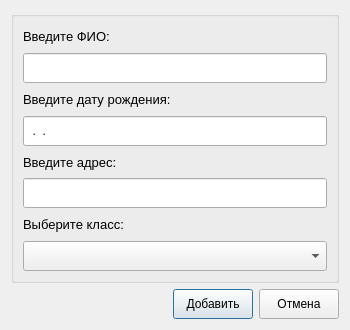
<?xml version="1.0" encoding="UTF-8"?>
<ui version="4.0">
 <class>AddingPupilDialog</class>
 <widget class="QDialog" name="AddingPupilDialog">
  <property name="geometry">
   <rect>
    <x>0</x>
    <y>0</y>
    <width>350</width>
    <height>330</height>
   </rect>
  </property>
  <property name="maximumSize">
   <size>
    <width>350</width>
    <height>330</height>
   </size>
  </property>
  <property name="windowTitle">
   <string>Dialog</string>
  </property>
  <layout class="QVBoxLayout" name="verticalLayout">
   <item>
    <widget class="QGroupBox" name="groupBox">
     <property name="title">
      <string/>
     </property>
     <layout class="QVBoxLayout" name="verticalLayout_8">
      <item>
       <layout class="QVBoxLayout" name="verticalLayout_2">
        <item>
         <widget class="QLabel" name="label">
          <property name="font">
           <font>
            <pointsize>10</pointsize>
           </font>
          </property>
          <property name="text">
           <string>Введите ФИО:</string>
          </property>
         </widget>
        </item>
        <item>
         <widget class="QLineEdit" name="editName">
          <property name="minimumSize">
           <size>
            <width>0</width>
            <height>30</height>
           </size>
          </property>
         </widget>
        </item>
       </layout>
      </item>
      <item>
       <layout class="QVBoxLayout" name="verticalLayout_5">
        <item>
         <widget class="QLabel" name="label_4">
          <property name="font">
           <font>
            <pointsize>10</pointsize>
           </font>
          </property>
          <property name="text">
           <string>Введите дату рождения:</string>
          </property>
         </widget>
        </item>
        <item>
         <widget class="QLineEdit" name="editDateBirth">
          <property name="minimumSize">
           <size>
            <width>0</width>
            <height>30</height>
           </size>
          </property>
          <property name="inputMask">
           <string>00.00.0000</string>
          </property>
         </widget>
        </item>
       </layout>
      </item>
      <item>
       <layout class="QVBoxLayout" name="verticalLayout_4">
        <item>
         <widget class="QLabel" name="label_3">
          <property name="font">
           <font>
            <pointsize>10</pointsize>
           </font>
          </property>
          <property name="text">
           <string>Введите адрес:</string>
          </property>
         </widget>
        </item>
        <item>
         <widget class="QLineEdit" name="editAddress">
          <property name="minimumSize">
           <size>
            <width>0</width>
            <height>30</height>
           </size>
          </property>
         </widget>
        </item>
       </layout>
      </item>
      <item>
       <layout class="QVBoxLayout" name="verticalLayout_7">
        <item>
         <widget class="QLabel" name="label_6">
          <property name="font">
           <font>
            <pointsize>10</pointsize>
           </font>
          </property>
          <property name="text">
           <string>Выберите класс:</string>
          </property>
         </widget>
        </item>
        <item>
         <widget class="QComboBox" name="cbxClasses">
          <property name="minimumSize">
           <size>
            <width>0</width>
            <height>30</height>
           </size>
          </property>
         </widget>
        </item>
       </layout>
      </item>
     </layout>
    </widget>
   </item>
   <item>
    <layout class="QHBoxLayout" name="horizontalLayout">
     <item>
      <spacer name="horizontalSpacer">
       <property name="orientation">
        <enum>Qt::Horizontal</enum>
       </property>
       <property name="sizeHint" stdset="0">
        <size>
         <width>40</width>
         <height>20</height>
        </size>
       </property>
      </spacer>
     </item>
     <item>
      <widget class="QPushButton" name="btnAccept">
       <property name="minimumSize">
        <size>
         <width>0</width>
         <height>30</height>
        </size>
       </property>
       <property name="maximumSize">
        <size>
         <width>16777215</width>
         <height>30</height>
        </size>
       </property>
       <property name="text">
        <string>Добавить</string>
       </property>
       <property name="icon">
        <iconset resource="../../Resources/img.qrc">
         <normaloff>:/icons/img/ok.png</normaloff>:/icons/img/ok.png</iconset>
       </property>
      </widget>
     </item>
     <item>
      <widget class="QPushButton" name="btnCancel">
       <property name="minimumSize">
        <size>
         <width>0</width>
         <height>30</height>
        </size>
       </property>
       <property name="text">
        <string>Отмена</string>
       </property>
       <property name="icon">
        <iconset resource="../../Resources/img.qrc">
         <normaloff>:/icons/img/delete.png</normaloff>:/icons/img/delete.png</iconset>
       </property>
      </widget>
     </item>
    </layout>
   </item>
  </layout>
 </widget>
 <resources>
  <include location="../../Resources/img.qrc"/>
 </resources>
 <connections/>
</ui>
